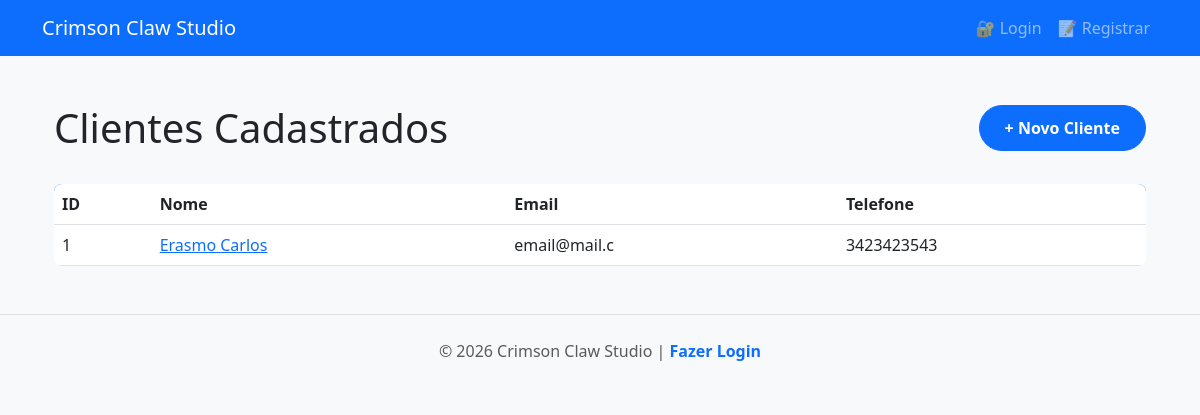
Page /clientes/ on the earlier database version.
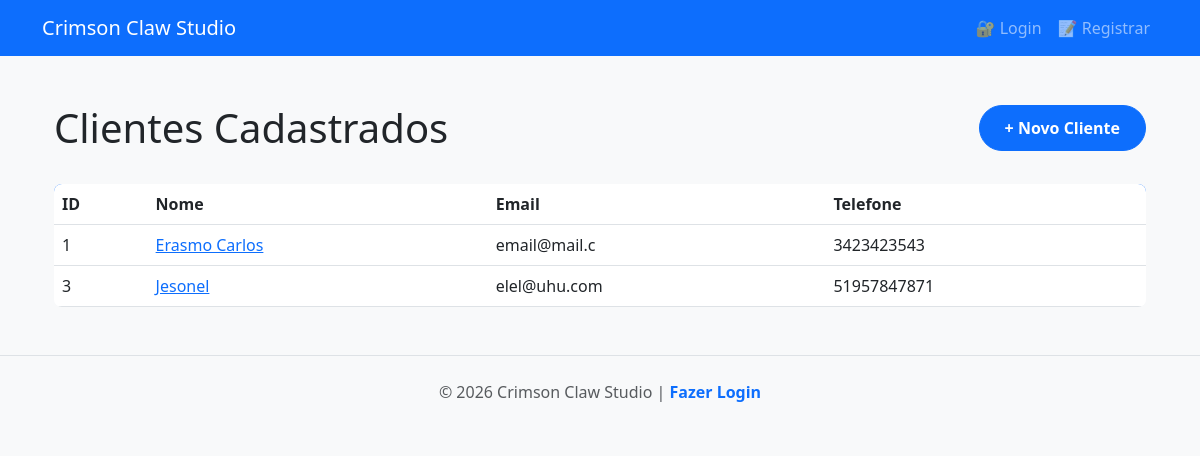
Same page on the later database version.
### tables this page shows
CREATE TABLE clientes(
                            id INTEGER PRIMARY KEY AUTOINCREMENT,
                            nome TEXT NOT NULL,
                            email TEXT NOT NULL,
                            telefone TEXT NOT NULL
                        );

### app/routers/cliente.py (the view)
@front_router.get("/",response_class=HTMLResponse)
async def pagina_listar_clientes(request:Request,cliente_repositorio:Annotated[ClienteRepository,Depends(get_cliente_repository)]):
    clientes = await cliente_repositorio.listar_clientes()
    return templates.TemplateResponse("clientes.html",{"request":request,"clientes":clientes,"title":"Lista de clientes"})

### templates/clientes.html (shortened to what this page needs)
{% extends "base.html" %}
{% block conteudo %}
<div class="container">
    <div class="header-section" style="display: flex; justify-content: space-between; align-items: center; margin-bottom: 2rem;">
        <h1 style="margin: 0;">Clientes Cadastrados</h1>
        <a href="/clientes/novo" class="btn btn-primary">
            + Novo Cliente
        </a>
    </div>
    <div class="clientes-lista">
        <table class="table">
            <thead>
                <tr>
                    <th>ID</th>
                    <th>Nome</th>
                    <th>Email</th>
                    <th>Telefone</th>
                </tr>
            </thead>
            <tbody>
                {% for cliente in clientes %}
                <tr>
                    <td>{{ cliente.id_ }}</td>
                    <td><a href="/clientes/{{ cliente.id_ }}">{{ cliente.nome }}</a></td>
                    <td>{{ cliente.email }}</td>
                    <td>{{ cliente.telefone }}</td>
                </tr>
                {% endfor %}
            </tbody>
        </table>
    </div>
</div>
{% endblock %}

### templates/base.html (shortened to what this page needs)
<!DOCTYPE html>
<html lang="pt-BR">
<head>
    <link href="https://cdn.jsdelivr.net/npm/bootstrap@5.3.0/dist/css/bootstrap.min.css" rel="stylesheet">
    <link rel="stylesheet" href="{{ url_for('static', path='/css/style.css') }}">
</head>
<body>
    <nav class="navbar navbar-expand-lg navbar-dark bg-primary">
        <div class="container">
            <a class="navbar-brand" href="/">
                Crimson Claw Studio
            </a>
            <div class="collapse navbar-collapse" id="navbarNav">
                <ul class="navbar-nav ms-auto">
                    {% if request.cookies.get("session_token") %}
                        <li class="nav-item">
                            <a class="nav-link" href="/">🏠 Início</a>
                        </li>
                        <li class="nav-item">
                            <a class="nav-link" href="/clientes">👥 Clientes</a>
                        </li>
                        <li class="nav-item">
                            <a class="nav-link" href="/docs" target="_blank">📚 API Docs</a>
                        </li>
                        <li class="nav-item">
                            <div class="user-info">
                                <a href="/logout" class="nav-link" onclick="return confirm('Deseja realmente sair?')">➜] Sair</a>
                            </div>
                        </li>
                    {% else %}
                        <li class="nav-item">
                            <a class="nav-link" href="/login">🔐 Login</a>
                        </li>
                        <li class="nav-item">
                            <a class="nav-link" href="/registro">📝 Registrar</a>
                        </li>
                    {% endif %}
                </ul>
            </div>
        </div>
    </nav>
    <main class="container my-5">
        {% block conteudo %}
        {% endblock %}
    </main>
    <footer class="bg-light py-4 mt-5">
        <div class="container text-center">
            <p class="text-muted mb-0">
                © 2026 Crimson Claw Studio |
                {% if request.cookies.get("session_token") %}
                    <a href="/docs">Documentação da API</a>
                {% else %}
                    <a href="/login">Fazer Login</a>
                {% endif %}
            </p>
        </div>
    </footer>
</body>
</html>

### static/css/style.css (style rules this page uses)
:root { --primary-color: #0d6efd; --secondary-color: #6c757d; --success-color: #198754; --danger-color: #dc3545; --warning-color: #ffc107; --info-color: #0dcaf0; --light-bg: #f8f9fa; --dark-text: #212529; --border-radius: 8px; --transition: all 0.3s ease; }
body { font-family: 'Segoe UI', Tahoma, Geneva, Verdana, sans-serif; background-color: var(--light-bg); color: var(--dark-text); }
.btn { border-radius: 50px; padding: 10px 25px; font-weight: 600; transition: var(--transition); }
.table { background: white; border-radius: var(--border-radius); overflow: hidden; }
.table thead { background: var(--primary-color); color: white; }
footer { margin-top: auto; border-top: 1px solid #dee2e6; }
footer a { color: var(--primary-color); text-decoration: none; font-weight: 600; }

Differences in the rows shown:
added clientes: id_ "3", nome "Jesonel", email "elel@uhu.com", telefone "51957847871"
